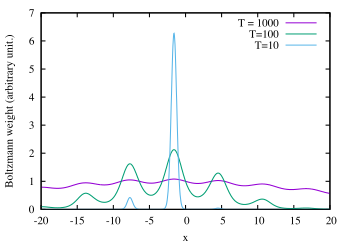

Recreate this plot in gnuplot.
f(x) = (5*x+x**2)+70*sin(x)
set samples 1000
set xlabel 'x'
set ylabel 'Boltzmann weight (arbitrary unit.)'
plot [-20:20] exp(-f(x)/1000) title 'T = 1000', exp(-f(x)/100) title 'T=100', exp(-f(x)/10)/300 title 'T=10'
